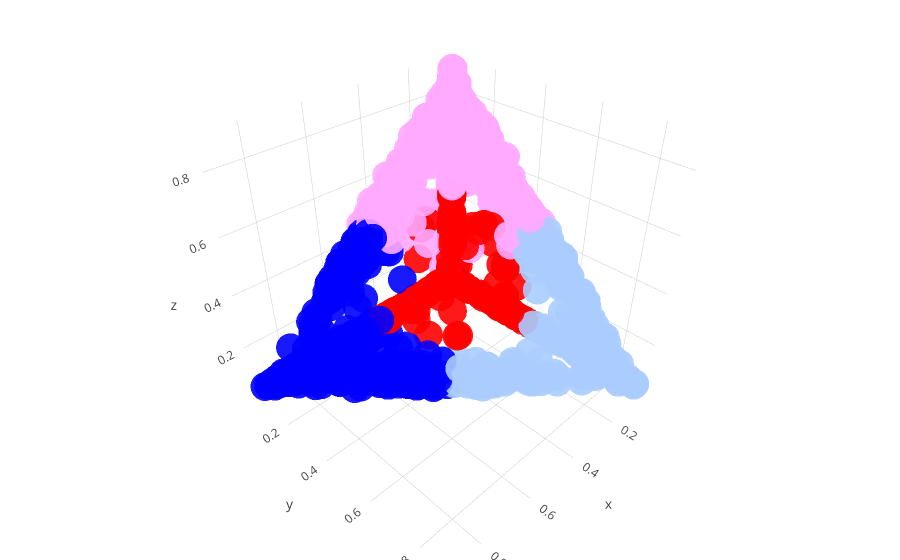

Here is the notebook cell this chart was saved with:
### Code cell
py.offline.init_notebook_mode(connected=True)
this_x3 = []
is_y3 = []
cool_z3 = []
for i in tsne_input:
    this_x3.append(i[0])
    is_y3.append(i[1])
    cool_z3.append(i[2])

trace = go.Scatter3d(
   x = this_x3,
   y = is_y3,
   z = cool_z3,
   text = plot_text,
   hoverinfo = 'text+text+text+text',
   mode = 'markers',
   marker = dict(
       size = 10,
       color = tsne_input.argmax(axis=1),                
       colorscale = 'Picnic',   
       opacity = 0.9
   )
)

plot_data = [trace]
layout = go.Layout(
   margin = dict(
       l = 0,
       r = 0,
       b = 0,
       t = 0
   )
)
fig = go.Figure(data = plot_data, layout = layout)
py.offline.iplot(fig)

### Figure 1 — Plotly figure (JSON) as saved in the notebook; plotly's stock layout.template omitted (floating-point values rounded to 4 significant figures; data arrays with more than 128 entries replaced by an {"elided": "..."} marker saying what was removed)
{"data": [{"hoverinfo": "text+text+text+text", "marker": {"color": {"elided": "3023 int values"}, "colorscale": "Picnic", "opacity": 0.9, "size": 10}, "mode": "markers", "text": {"elided": "3023 str values"}, "type": "scatter3d", "x": {"elided": "3023 float values"}, "y": {"elided": "3023 float values"}, "z": {"elided": "3023 float values"}}], "layout": {"margin": {"b": 0, "l": 0, "r": 0, "t": 0}}}
